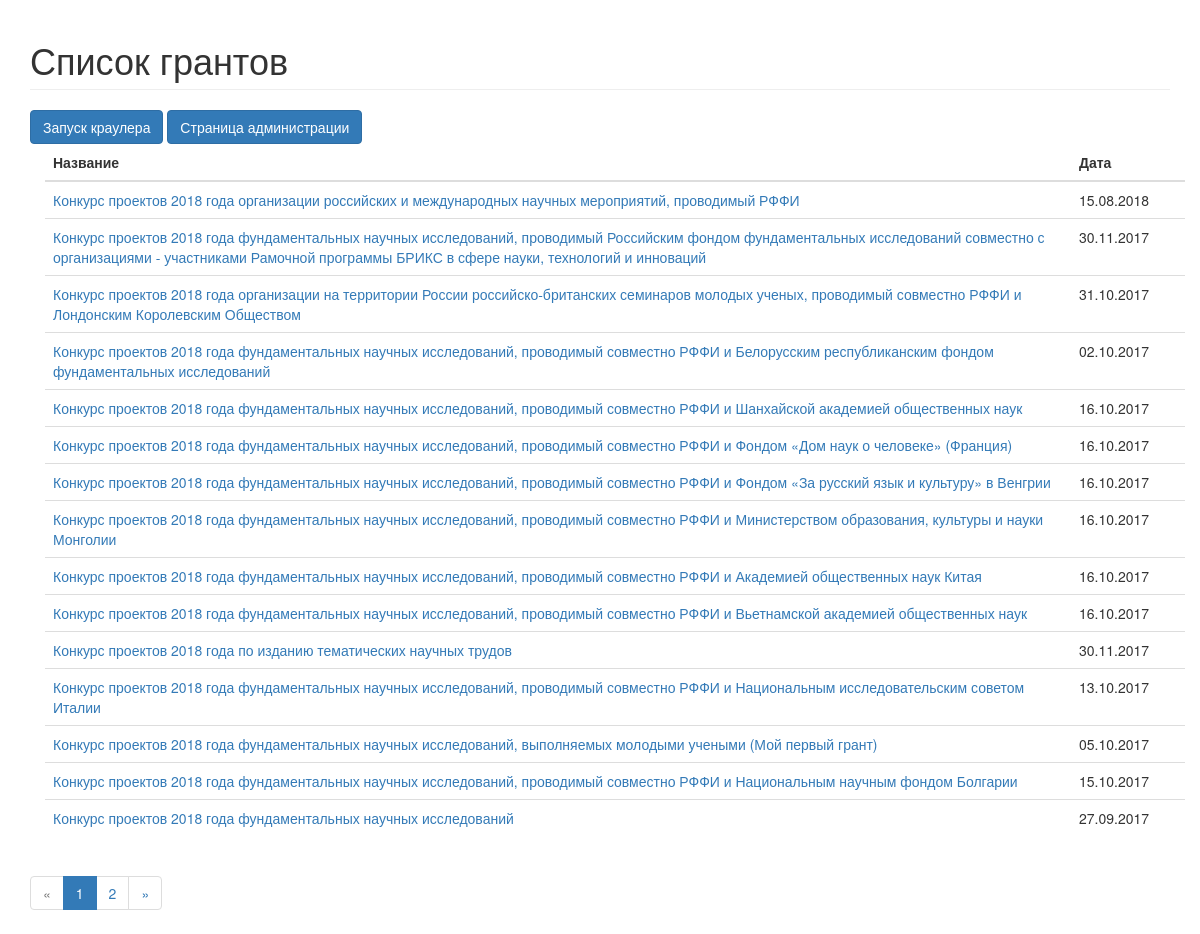
The app's page / (signed in) with its own data.
### app/models.py (models this page shows, shortened)
class Grant(models.Model):
	title = models.CharField(max_length=300, unique=True)
	date= models.CharField(max_length=100)
	link = models.CharField(max_length=300,default="")

### app/views.py (the view)
# urls.py: url(r'^$', views.grant_list, name='grant_list'),
@login_required
def grant_list(request):
    grant_list = Grant.objects.all()
    page = request.GET.get('page', 1)
    paginator = Paginator(grant_list, 15)
    try:
        grants = paginator.page(page)
    except PageNotAnInteger:
        grants = paginator.page(1)
    except EmptyPage:
        grants = paginator.page(paginator.num_pages)
    return render(request, 'app/grant_list.html', { 'grants': grants })

### app/templates/app/grant_list.html
{% extends "app/base.html" %}
{% load staticfiles %}
{% block content %}
   <h1 class="page-header">Список грантов </h1>
<div>
   <a class='btn btn-primary js-create-group' href="/crawl" ">Запуск краулера</a>
   <a class='btn btn-primary js-create-group' href="/djangoadmin">Страница администрации</a>
</div>
   <div class = "container">
   	<table class="table table-hover">
   		<thead class="thead-inverse">
   			<tr>
   				<th scope="row">Название</th>
   				<th>Дата</th>
   			</tr>
   		</thead>
   		<tbody>
   		{% for grant in grants %}
   			<tr>
   				<td style = "width:900px" href="{{grant.link}}">
                  <a target="_new" href="{{grant.link}}">{{ grant.title }}</a>
   				</td>
   				<td style = "width:100px">
   					{{ grant.date}}
   				</td>
   			</tr>
   		{% endfor %}
   		</tbody>
   	</table>
   </div>
 {% if grants.has_other_pages %}
  <ul class="pagination">
    {% if grants.has_previous %}
      <li><a href="?page={{ grants.previous_page_number }}">&laquo;</a></li>
    {% else %}
      <li class="disabled"><span>&laquo;</span></li>
    {% endif %}
    {% for i in grants.paginator.page_range %}
      {% if grants.number == i %}
        <li class="active"><span>{{ i }} <span class="sr-only">(current)</span></span></li>
      {% else %}
        <li><a href="?page={{ i }}">{{ i }}</a></li>
      {% endif %}
    {% endfor %}
    {% if grants.has_next %}
      <li><a href="?page={{ grants.next_page_number }}">&raquo;</a></li>
    {% else %}
      <li class="disabled"><span>&raquo;</span></li>
    {% endif %}
  </ul>
{% endif %}
{% endblock content %}

### app/templates/app/base.html (shortened to what this page needs)
{% load staticfiles %}
<!DOCTYPE html>
<html>
<head>
	 {% block styles %}
        <link rel="stylesheet" type="text/css" href="{% static 'css/bootstrap/bootstrap.min.css' %}"/>
        {% endblock styles %}
</head>
<body>
<div class='container'>
{%block content%}
{%endblock content%}
</div>
</body>
</html>

### records on screen
Grant: title "Конкурс проектов 2018 года организации российских и международных научных мероприятий, проводимый РФФИ", date "15.08.2018"
Grant: title "Конкурс проектов 2018 года фундаментальных научных исследований, проводимый Российским фондом фундаментальных исследований совместно с организациями - участниками Рамочной программы БРИКС в сфере науки, технологий и инноваций", date "30.11.2017"
Grant: title "Конкурс проектов 2018 года организации на территории России российско-британских семинаров молодых ученых, проводимый совместно РФФИ и Лондонским Королевским Обществом", date "31.10.2017"
Grant: title "Конкурс проектов 2018 года фундаментальных научных исследований, проводимый совместно РФФИ и Белорусским республиканским фондом фундаментальных исследований", date "02.10.2017"
Grant: title "Конкурс проектов 2018 года фундаментальных научных исследований, проводимый совместно РФФИ и Шанхайской академией общественных наук", date "16.10.2017"
Grant: title "Конкурс проектов 2018 года фундаментальных научных исследований, проводимый совместно РФФИ и Фондом «Дом наук о человеке» (Франция)", date "16.10.2017"
Grant: title "Конкурс проектов 2018 года фундаментальных научных исследований, проводимый совместно РФФИ и Фондом «За русский язык и культуру» в Венгрии", date "16.10.2017"
Grant: title "Конкурс проектов 2018 года фундаментальных научных исследований, проводимый совместно РФФИ и Министерством образования, культуры и науки Монголии", date "16.10.2017"
Grant: title "Конкурс проектов 2018 года фундаментальных научных исследований, проводимый совместно РФФИ и Академией общественных наук Китая", date "16.10.2017"
Grant: title "Конкурс проектов 2018 года фундаментальных научных исследований, проводимый совместно РФФИ и Вьетнамской академией общественных наук", date "16.10.2017"
Grant: title "Конкурс проектов 2018 года по изданию тематических научных трудов", date "30.11.2017"
Grant: title "Конкурс проектов 2018 года фундаментальных научных исследований, проводимый совместно РФФИ и Национальным исследовательским советом Италии", date "13.10.2017"
Grant: title "Конкурс проектов 2018 года фундаментальных научных исследований, выполняемых молодыми учеными (Мой первый грант)", date "05.10.2017"
Grant: title "Конкурс проектов 2018 года фундаментальных научных исследований, проводимый совместно РФФИ и Национальным научным фондом Болгарии", date "15.10.2017"
Grant: title "Конкурс проектов 2018 года фундаментальных научных исследований", date "27.09.2017"

### other values on screen
{{ i }} "1"
{{ i }} "2"
